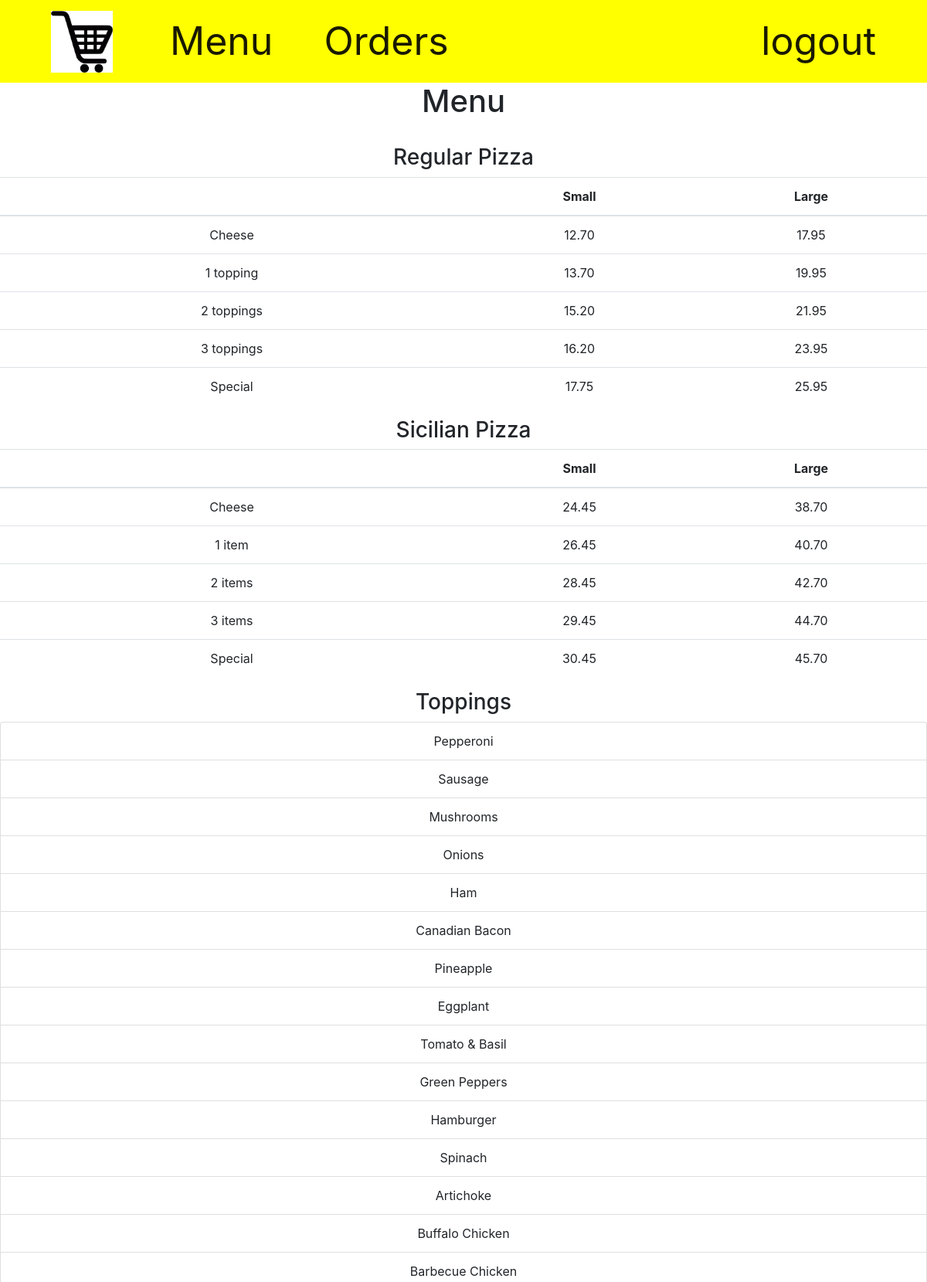
The app's page /menu (signed in, upper part) with its own data.
### orders/models.py (models this page shows, shortened)
class Menu(models.Model):
    type = models.CharField(max_length=64, choices=types_choices)
    name = models.CharField(max_length=64)
    small = models.DecimalField(max_digits=5, decimal_places=2, null= True, blank= True)
    large = models.DecimalField(max_digits=5, decimal_places=2, null=True, blank=True)
    toppings = models.IntegerField(null = True, blank = True)

### orders/views.py (the view)
# urls.py: path("menu", views.menu, name="menu"),
def menu(request):
    if not request.user.is_authenticated:
        return render(request, 'users/login.html',{"message":"you need to login/register first"})
    context= {
        "rp":Menu.objects.filter(type = "Regular Pizza"),
        "sp":Menu.objects.filter(type = "Sicilian Pizza"),
        "t":Menu.objects.filter(type = "Toppings"),
        "sub":Menu.objects.filter(type = "Subs"),
        "p":Menu.objects.filter(type = "Pasta"),
        "sal":Menu.objects.filter(type = "Salads"),
        "dp":Menu.objects.filter(type = "Dinner Platters")
    }
    return render(request, "orders/menu.html", context)

### orders/templates/orders/menu.html (shortened to what this page needs)
{% extends "orders/base.html" %}
{%block body%}
  <h1>Menu</h1>
  <br>
  <h3>Regular Pizza</h3>
  <table class="table" width = "100%">
      <thead>
          <tr>
              <th style="text-align:left;" width = "50%"></th>
              <th width = "25%">Small</th>
              <th width = "25%">Large</th>
          </tr>
      </thead>
      <tbody>
          {%for data in rp%}
            <tr>
                <td style="text-align:center;" width = "50%">{{data.name}}</td>
                <td width = "25%">{{data.small}}</td>
                <td width = "25%">{{data.large}}</td>
            </tr>
          {%endfor%}
      </tbody>
  </table>
  <h3>Sicilian Pizza</h3>
  <table class="table">
      <thead>
          <tr>
              <th style="text-align:center;" width = "50%"></th>
              <th width = "25%">Small</th>
              <th width = "25%">Large</th>
          </tr>
      </thead>
      <tbody>
          {%for data in sp%}
            <tr>
                <td style="text-align:center;" width = "50%">{{data.name}}</td>
                <td width = "25%">{{data.small}}</td>
                <td width = "25%">{{data.large}}</td>
            </tr>
          {%endfor%}
      </tbody>
  </table>
  <h3>Toppings</h3>
  <ul class="list-group" style="text-align:center;">
      {%for data in t%}
          <li class="list-group-item">{{data.name}}</li>
      {%endfor%}
  </ul>
{%endblock%}

### orders/templates/orders/base.html (shortened to what this page needs)
<!DOCTYPE html>
<html lang="en" dir="ltr">
  <head>
    <link rel="stylesheet" href="https://stackpath.bootstrapcdn.com/bootstrap/4.3.1/css/bootstrap.min.css">
  </head>
  <nav class="navbar navbar-expand-lg navbar-light" style=" background-color:yellow;">
      <a class="navbar-brand" href="{% url 'cart'%}" style="margin-left:50px; background-color:yellow;">
        <img width="80" height="80" alt="">
      </a>
      <div class="collapse navbar-collapse" id="navbarSupportedContent">
          <ul class="navbar-nav mr-auto">
              <li class="nav-item active">
                  <a class="nav-link" href="{%url 'menu'%}" style="font-size:50px; margin-left:50px;">Menu <span class="sr-only">(menu)</span></a>
              </li>
              <li class="nav-item active">
                  <a class="nav-link" href="{% url 'orders' %}" style="font-size:50px; margin-left:50px;">Orders <span class="sr-only">(order)</span></a>
              </li>
          </ul>
      </div>
      <span class="navbar-text" style="font-size:50px; margin-right:50px;">
          <a href="{%url 'logout'%}">logout</a>
      </span>
  </nav>
  <body>
      {%block body%}
      {% endblock %}
  </body>
</html>

### orders/templates/orders/base.html (style rules this page uses)
.table td { text-align: center; }
body { text-align:center; }

### records on screen
Menu: name "Cheese", small "12.70", large "17.95"
Menu: name "1 topping", small "13.70", large "19.95"
Menu: name "2 toppings", small "15.20", large "21.95"
Menu: name "3 toppings", small "16.20", large "23.95"
Menu: name "Special", small "17.75", large "25.95"
Menu: name "Cheese", small "24.45", large "38.70"
Menu: name "1 item", small "26.45", large "40.70"
Menu: name "2 items", small "28.45", large "42.70"
Menu: name "3 items", small "29.45", large "44.70"
Menu: name "Special", small "30.45", large "45.70"
Menu: name "Pepperoni"
Menu: name "Sausage"
Menu: name "Mushrooms"
Menu: name "Onions"
Menu: name "Ham"
Menu: name "Canadian Bacon"
Menu: name "Pineapple"
Menu: name "Eggplant"
Menu: name "Tomato & Basil"
Menu: name "Green Peppers"
Menu: name "Hamburger"
Menu: name "Spinach"
Menu: name "Artichoke"
Menu: name "Buffalo Chicken"
Menu: name "Barbecue Chicken"
